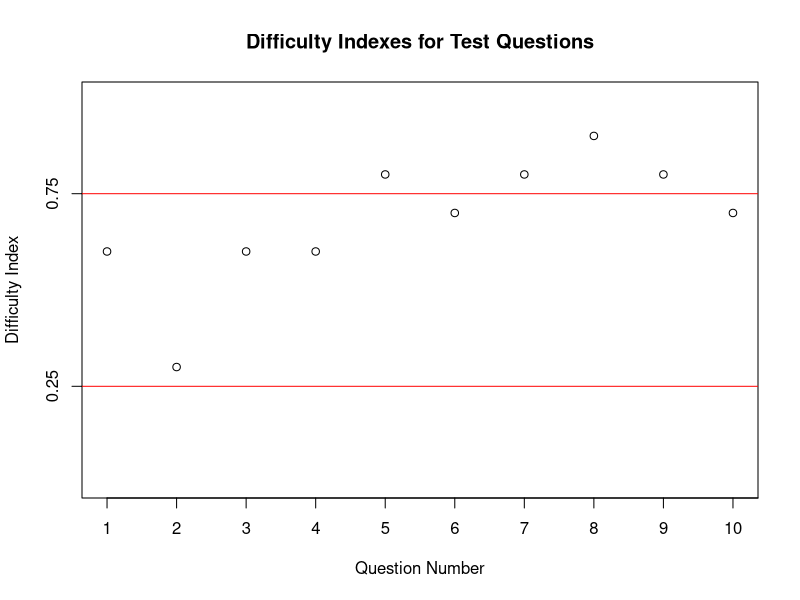
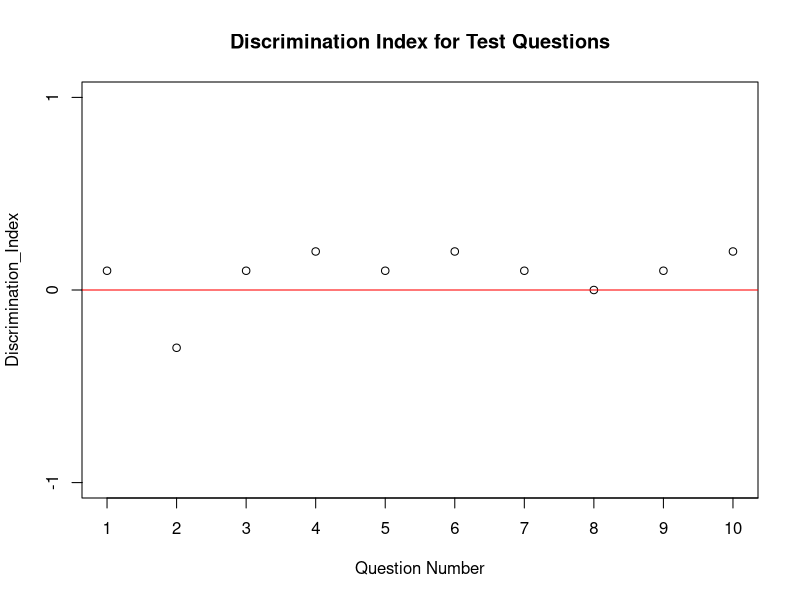

R code for these plots, in order:
# The file needs to have a header row
# The first column should be the students raw score
# The other columns should be 1 if the student's answer was correct
# and 0 if the student's answer was incorrect
Raw_Scores = read.csv("mydata.csv")

# Order dataframe with highest Scores at the top
Sorted_Scores <- Raw_Scores[order(-Raw_Scores$Score),]

# Calculate the difficulty index for each question
# This dataframe also has the average score as the first entry
Difficulty_Index <- colSums(Sorted_Scores)/nrow(Sorted_Scores)

# Plot just the difficulty indexes i.e. skip the average scores
# No annotations or axes
# Set y axis to range 0 to 1 the min and max for a difficulty index
plot (Difficulty_Index[2:length(Difficulty_Index)],ann=FALSE,axes=FALSE, ylim=c(0,1))

# Add a box
box ()

# Add the X axis
axis(1, at = 1:length(Difficulty_Index))
title(xlab = "Question Number")


# Add the y axis
axis(2, at = 0.25)
abline(h = 0.25, col = "red")
axis(2, at = 0.75)
abline(h = 0.75, col = "red")
title(ylab = "Difficulty Index")

# Add Title
title(main = "Difficulty Indexes for Test Questions")

# Discrimination index is the number of students correct in the upper group
# minus the number of students correct in the lower group
# divided by the number of students in the groups
Discrimination_Index <- (apply(Sorted_Scores[1:(nrow(Sorted_Scores)/2),],2,function(x) sum(x)) - apply(Sorted_Scores[(nrow(Sorted_Scores)/2):(nrow(Sorted_Scores)),],2,function(x) sum(x)))/nrow(Sorted_Scores/2)

# Plot just the discrimination indexes i.e. skip the score column
# No annotations or axes
# Set y axis to range -1 to 1 the min and max for a discrimination index
plot (Discrimination_Index[2:length(Discrimination_Index)],ann=FALSE, axes=FALSE, ylim=c(-1,1))

# Add a box
box ()

# Add the X axis
axis(1, at = 1:length(Discrimination_Index))
title(xlab = "Question Number")

# Add the y axis
axis(2, at = 1)
axis(2, at = 0)
axis(2, at = -1)
abline(h = 0, col = "red")
title(ylab = "Discrimination_Index")

# Add Title
title(main = "Discrimination Index for Test Questions")
